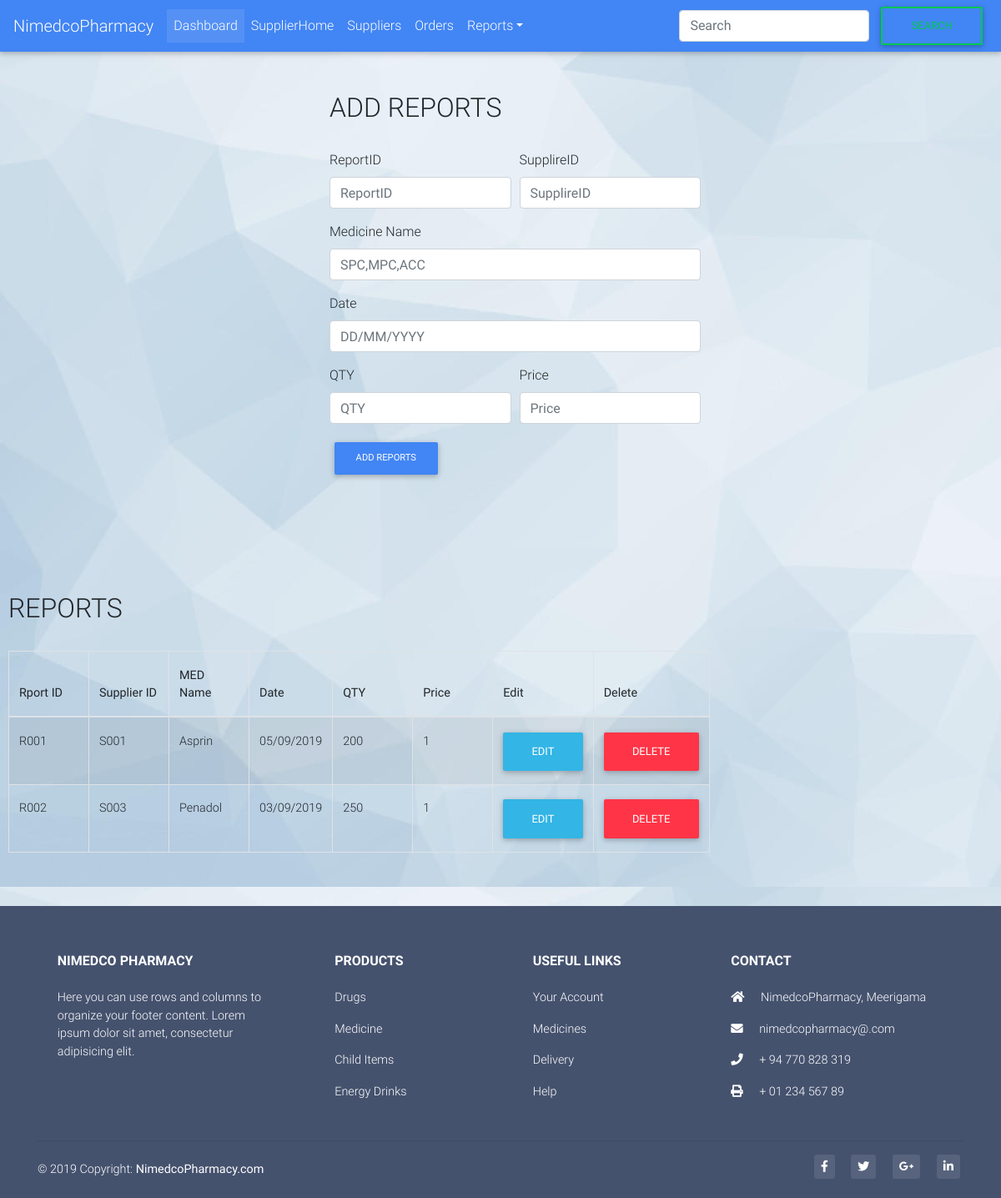
Screenshot of /Reports.php with the database file from the repository.
### tables this page shows
CREATE TABLE `report` (
  `id` int(11) NOT NULL,
  `reportid` varchar(20) NOT NULL,
  `supplireid` varchar(20) NOT NULL,
  `medName` varchar(100) NOT NULL,
  `date` varchar(20) NOT NULL,
  `qty` varchar(20) NOT NULL,
  `price` varchar(50) NOT NULL
);

### validatereport.php (called while the page is built, shortened)
<?php
$update = false;
$reportid = '';
$supplireid = '';
$medName = '';
$date = '';
$qty = '';
$price = '';

### Reports.php (the view, shortened to what this page needs)
<!DOCTYPE html>
<html lang="en">
<head>
  <link rel="stylesheet" href="https://use.fontawesome.com/releases/v5.8.2/css/all.css">
  <link href="css/bootstrap.min.css" rel="stylesheet">
  <link href="css/mdb.min.css" rel="stylesheet">
  <link href="css/style.css" rel="stylesheet">
  <link rel="stylesheet" type="text/css" href="https://cdn.datatables.net/v/bs4/dt-1.10.18/datatables.min.css"/>
  <link rel="stylesheet" href="https://use.fontawesome.com/releases/v5.8.2/css/all.css">
</head>
<body background="bg3.jpg">
<nav class="navbar navbar-expand-lg navbar-dark primary-color">
    <a class="navbar-brand" href="index.php">NimedcoPharmacy</a>
    <div class="collapse navbar-collapse" id="basicExampleNav">
      <ul class="navbar-nav mr-auto">
        <li class="nav-item active">
          <a class="nav-link" href="Dashboard.php">Dashboard
          </a>
        </li>
        <li class="nav-item">
          <a class="nav-link" href="Supplier.php">SupplierHome</a>
        </li>
        <li class="nav-item">
          <a class="nav-link" href="registerSupplier.php.php">Suppliers</a>
        </li>
        <li class="nav-item">
          <a class="nav-link" href="Orders.php">Orders</a>
        </li>
        <li class="nav-item dropdown">
          <a class="nav-link dropdown-toggle" id="navbarDropdownMenuLink" data-toggle="dropdown"
            aria-haspopup="true" aria-expanded="false">Reports</a>
        </li>
      </ul>
      <form class="form-inline my-2 my-lg-0 align-self-stretch">
          <input class="form-control mr-sm-2" type="search" placeholder="Search" aria-label="Search">
          <button class="btn btn-outline-success my-2 my-sm-0" type="submit">Search</button>
        </form>
    </div>
  </nav>
  <br><br>
  <div class="container">
    <div class="row" >
      <div class="col-md-5" style="margin-left:350px;"><h2>ADD REPORTS</h2>
        <br>
        <?php require_once 'validatereport.php';?>
        <form id="myform4" method="POST" action="validatereport.php">
          <div class="form-row">
            <div class="form-group col-md-6">
              <label for="reportid">ReportID</label>
              <input type="text" class="form-control" id="reportid" value="<?php echo $reportid; ?>" placeholder="ReportID" name="reportid">
            </div>
            <div class="form-group col-md-6">
              <label for="supplireid">SupplireID</label>
              <input type="text" class="form-control" id="supplireid" value="<?php echo $supplireid; ?>" placeholder="SupplireID" name="supplireid">
            </div>
          </div>
          <div class="form-group">
            <label for="medName">Medicine Name</label>
            <input type="text" class="form-control" id="medName" value="<?php echo $medName; ?>" placeholder="SPC,MPC,ACC" name="medName">
          </div>
          <div class="form-group">
            <label for="date">Date</label>
            <input type="text" class="form-control" id="date" value="<?php echo $date; ?>" placeholder="DD/MM/YYYY" name="date">
          </div>
          <div class="form-row">
            <div class="form-group col-md-6">
              <label for="qty">QTY</label>
              <input type="text" class="form-control" id="qty" value="<?php echo $qty; ?>" placeholder="QTY" name="qty">
            </div>
            <div class="form-group col-md-6">
              <label for="price">Price </label>
              <input type="text" class="form-control" id="price" value="<?php echo $price; ?>" placeholder="Price" name="price">
            </div>
          </div>
          <?php
          if ($update == true):
          ?>
          <button type="submit" class="btn btn-primary btn-md" onclick="javascript: return validateReportForm();" name="UPDATE">UPDATE</button>
          <?php else: ?>
          <button type="submit" class="btn btn-primary btn-md" onclick="javascript: return validateReportForm();" name="REPORTS">ADD REPORTS</button>
          <?php endif; ?>
        </form>
        </div>
      <div class="col-md-6" style="margin-left:-860px;margin-top:600px"><h2>REPORTS</h2>
        <br>
        <?php
          $mysqli = new mysqli('localhost', 'root', '', 'supplier') or die (mysqli_error($mysqli));
          $result = $mysqli->query("SELECT * FROM report") or die($mysqli->error);
          ?>
        <table id="dtBasicExample" class="table table-striped table-bordered" cellspacing="0" width="100%">
            <thead>
              <tr>
                <th class="th-sm">Rport ID
                </th>
                <th class="th-sm">Supplier ID
                </th>
                <th class="th-sm">MED Name
                </th>
                <th class="th-sm">Date
                </th>
                <th class="th-sm">QTY
                </th>
                <th class="th-sm">Price
                </th>
                <th class="th-sm">Edit
                </th>
                <th class="th-sm">Delete
                </th>
              </tr>
            </thead>
            <tbody>
            <?php
              while ($row = $result->fetch_assoc()):?>
              <tr>
                  <td><?php echo $row['reportid']; ?></td>
                  <td><?php echo $row['supplireid']; ?></td>
                  <td><?php echo $row['medName']; ?></td>
                  <td><?php echo $row['date']; ?></td>
                  <td><?php echo $row['qty']; ?></td>
                  <td><?php echo $row['price']; ?></td>
                  <td><a href="Reports.php?edit=<?php echo $row['id']; ?>" class="btn btn-info">Edit</a></td>
                  <td><a href="validatereport.php?delete=<?php echo $row['id']; ?>" class="btn btn-danger">Delete</a></td>
              </tr>
                  <?php endwhile; ?>
            </tbody>
          </table>
        </div>
    </div>
  </div>
<br>
<br>
<footer class="page-footer font-small mdb-color pt-4">
  <div class="container text-center text-md-left">
    <div class="row text-center text-md-left mt-3 pb-3">
      <div class="col-md-3 col-lg-3 col-xl-3 mx-auto mt-3">
        <h6 class="text-uppercase mb-4 font-weight-bold">Nimedco Pharmacy</h6>
        <p>Here you can use rows and columns to organize your footer content. Lorem ipsum dolor sit amet,
          consectetur
          adipisicing elit.</p>
      </div>
      <div class="col-md-2 col-lg-2 col-xl-2 mx-auto mt-3">
        <h6 class="text-uppercase mb-4 font-weight-bold">Products</h6>
        <p>
          <a href="#!">Drugs</a>
        </p>
        <p>
          <a href="#!">Medicine</a>
        </p>
        <p>
          <a href="#!">Child Items</a>
        </p>
        <p>
          <a href="#!">Energy Drinks</a>
        </p>
      </div>
      <div class="col-md-3 col-lg-2 col-xl-2 mx-auto mt-3">
        <h6 class="text-uppercase mb-4 font-weight-bold">Useful links</h6>
        <p>
          <a href="#!">Your Account</a>
        </p>
        <p>
          <a href="#!">Medicines</a>
        </p>
        <p>
          <a href="#!">Delivery</a>
        </p>
        <p>
          <a href="#!">Help</a>
        </p>
      </div>
      <div class="col-md-4 col-lg-3 col-xl-3 mx-auto mt-3">
        <h6 class="text-uppercase mb-4 font-weight-bold">Contact</h6>
        <p>
          <i class="fas fa-home mr-3"></i> NimedcoPharmacy, Meerigama</p>
        <p>
          <i class="fas fa-envelope mr-3"></i> nimedcopharmacy@.com</p>
        <p>
          <i class="fas fa-phone mr-3"></i> + 94 770 828 319</p>
        <p>
          <i class="fas fa-print mr-3"></i> + 01 234 567 89</p>
      </div>
    </div>
    <hr>
    <div class="row d-flex align-items-center">
      <div class="col-md-7 col-lg-8">
        <p class="text-center text-md-left">© 2019 Copyright:
          <a href="https://mdbootstrap.com/education/bootstrap/">
            <strong> NimedcoPharmacy.com</strong>
          </a>
        </p>
      </div>
      <div class="col-md-5 col-lg-4 ml-lg-0">
        <div class="text-center text-md-right">
          <ul class="list-unstyled list-inline">
            <li class="list-inline-item">
              <a class="btn-floating btn-sm rgba-white-slight mx-1">
                <i class="fab fa-facebook-f"></i>
              </a>
            </li>
            <li class="list-inline-item">
              <a class="btn-floating btn-sm rgba-white-slight mx-1">
                <i class="fab fa-twitter"></i>
              </a>
            </li>
            <li class="list-inline-item">
              <a class="btn-floating btn-sm rgba-white-slight mx-1">
                <i class="fab fa-google-plus-g"></i>
              </a>
            </li>
            <li class="list-inline-item">
              <a class="btn-floating btn-sm rgba-white-slight mx-1">
                <i class="fab fa-linkedin-in"></i>
              </a>
            </li>
          </ul>
        </div>
      </div>
    </div>
  </div>
</footer>
</body>
</html>

### rows the page displays
report: reportid "R001", supplireid "S001", medName "Asprin", date "05/09/2019", qty "200", price "1"
report: reportid "R002", supplireid "S003", medName "Penadol", date "03/09/2019", qty "250", price "1"
